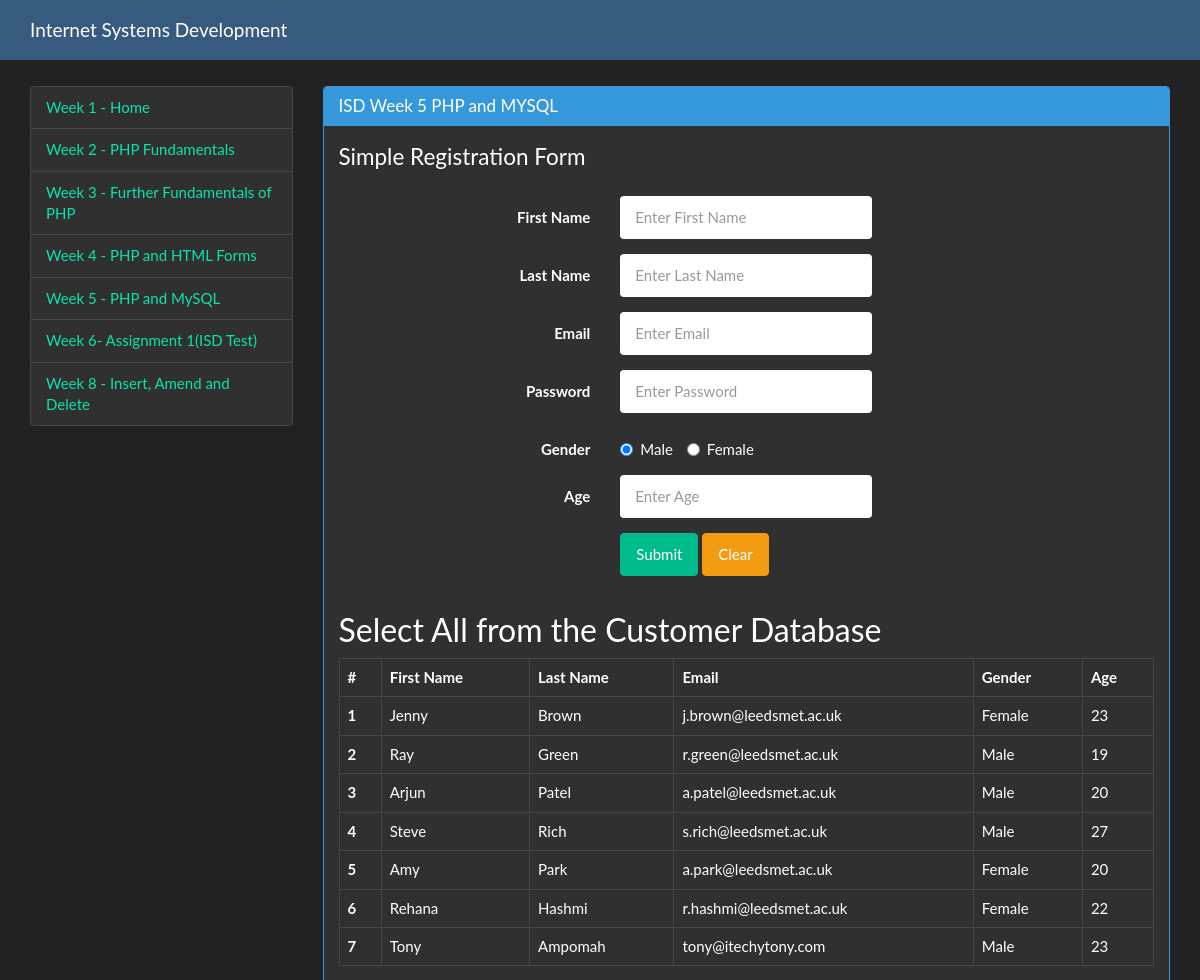
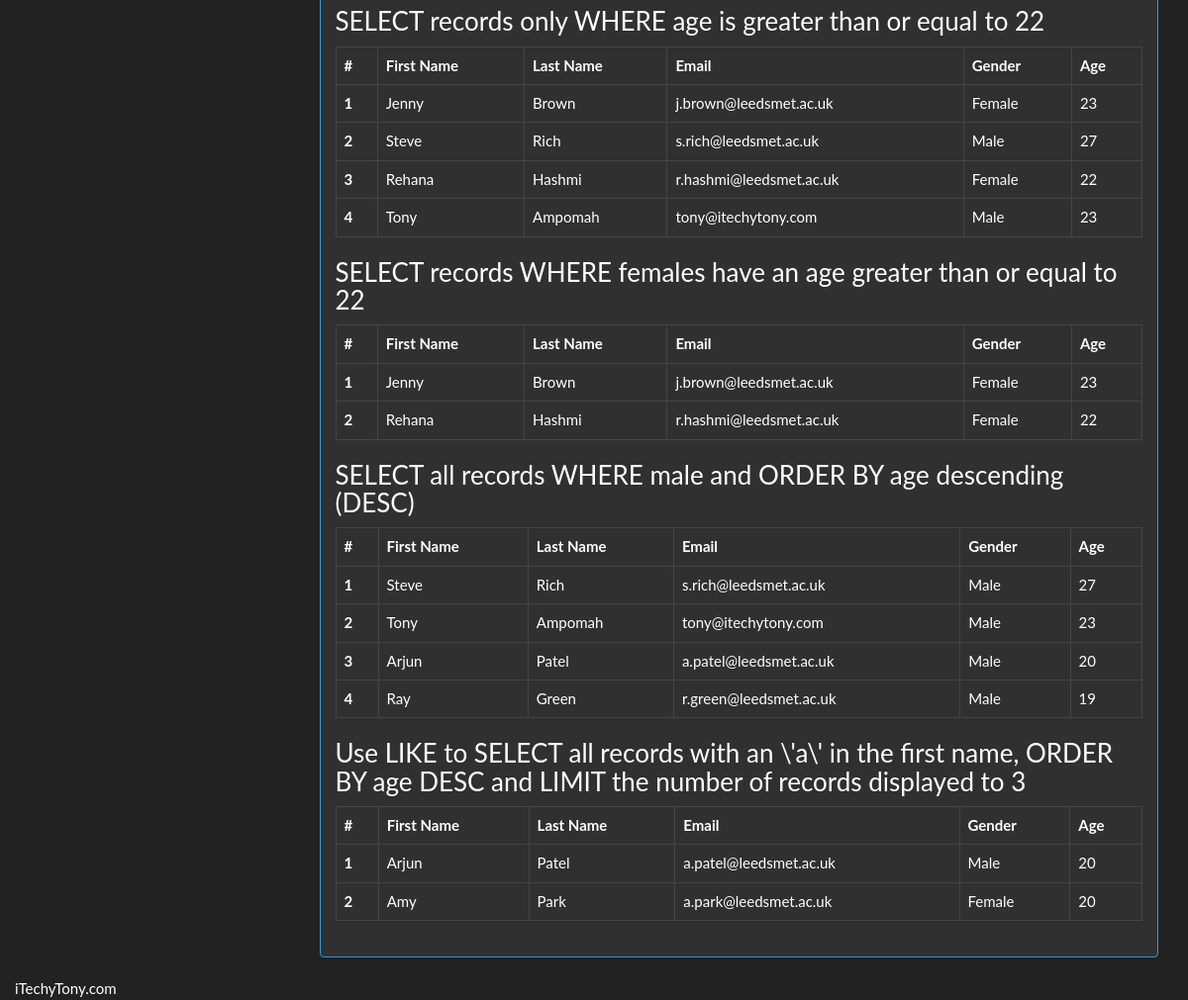
The page /ISDwk5.php on the database its author committed (2 pictures, top to bottom).
### tables this page shows
CREATE TABLE `customer` (
  `id` int(8) NOT NULL AUTO_INCREMENT,
  `first_name` varchar(30) NOT NULL DEFAULT '',
  `last_name` varchar(30) NOT NULL DEFAULT '',
  `email` varchar(100) NOT NULL DEFAULT '',
  `password` varchar(100) NOT NULL DEFAULT '',
  `gender` varchar(10) DEFAULT '',
  `age` int(3) DEFAULT NULL,
  PRIMARY KEY (`id`)
);

### ISDwk5.php (the view, shortened to what this page needs)
<?php require_once 'config/init.php'; ?>
<!DOCTYPE html>
<html lang="en">
<head>
    <?php require_once 'head.php'; ?>
</head>
<body>
<?php include 'navbar.php'; ?>
<div class="container">
    <br><br><br><br>
    <div class="row">
        <div class="col-lg-3">
            <?php require_once 'leftnav.php'; ?>
        </div>
        <div class="col-lg-9">
            <div class="panel panel-info">
                <div class="panel-heading">
                    <h3 class="panel-title">ISD Week 5 PHP and MYSQL</h3>
                </div>
                <div class="panel-body">
                    <form class="form-horizontal" method="POST" action="ISDwk5.php">
                        <fieldset>
                            <legend >Simple Registration Form</legend>
                            <div class="form-group">
                                <label class="col-md-4 control-label" for="first_name">First Name</label>
                                <div class="col-md-4">
                                    <input id="first_name" name="first_name" type="text" placeholder="Enter First Name" class="form-control input-md" value="<?php echo $first_name; ?>">
                                </div>
                            </div>
                            <div class="form-group">
                                <label class="col-md-4 control-label" for="last_name">Last Name</label>
                                <div class="col-md-4">
                                    <input id="last_name" name="last_name" type="text" placeholder="Enter Last Name" class="form-control input-md" value="<?php echo $last_name; ?>">
                                </div>
                            </div>
                            <div class="form-group">
                                <label class="col-md-4 control-label" for="email">Email</label>
                                <div class="col-md-4">
                                    <input id="email" name="email" type="text" placeholder="Enter Email" class="form-control input-md" value="<?php echo $email; ?>">
                                </div>
                            </div>
                            <div class="form-group">
                                <label class="col-md-4 control-label" for="password">Password</label>
                                <div class="col-md-4">
                                    <input id="password" name="password" type="password" placeholder="Enter Password" class="form-control input-md" value="<?php if(!isset($password)){echo $password;} ?>">
                                </div>
                            </div>
                            <div class="form-group">
                                <label class="col-md-4 control-label" for="gender">Gender</label>
                                <div class="col-md-4">
                                    <label class="radio-inline" for="gender-0">
                                        <input type="radio" name="gender" id="gender-0" value="<?php if(!isset($gender)){echo $gender; }else{ echo 'Male';} ?>" checked="checked" >
                                        Male
                                    </label>
                                    <label class="radio-inline" for="gender-1">
                                        <input type="radio" name="gender" id="gender-1" value="<?php if(!isset($gender)){echo $gender; }else{ echo 'Female';} ?>" >
                                        Female
                                    </label>
                                </div>
                            </div>
                            <div class="form-group">
                                <label class="col-md-4 control-label" for="age">Age</label>
                                <div class="col-md-4">
                                    <input id="age" name="age" type="text" placeholder="Enter Age" class="form-control input-md" value="<?php echo $age; ?>">
                                </div>
                            </div>
                            <div class="form-group">
                                <label class="col-md-4 control-label" for="btnSubmit"></label>
                                <div class="col-md-8">
                                    <button id="btnSubmit" name="btnSubmit" class="btn btn-success">Submit</button>
                                    <button id="btnClear" name="btnClear" class="btn btn-warning">Clear</button>
                                </div>
                            </div>
                        </fieldset>
                    </form>
                    <?php
                    function displayCustomerData($result)
                    {
                        ?>
                        <table class="table table-bordered">
                            <thead>
                            <tr>
                                <th>#</th>
                                <th>First Name</th>
                                <th>Last Name</th>
                                <th>Email</th>
                                <th>Gender</th>
                                <th>Age</th>
                            </tr>
                            </thead>
                            <tbody>
                            <?php
                            $numOfRows=0;
                            while ($row = $result->fetch(PDO::FETCH_ASSOC))
                            {
                                $numOfRows++;
                                echo '<tr><th scope="row">'.$numOfRows.'</th>';
                                echo '<td>' . $row["first_name"] . '</td>';
                                echo '<td>' . $row["last_name"] . '</td>';
                                echo '<td>' . $row["email"] . '</td>';
                                echo '<td>' . $row["gender"] . '</td>';
                                echo '<td>' . $row["age"] . '</td></tr>';
                            }
                            ?>
                            </tbody>
                        </table>
                    <?php
                    }
                    ?>
                    <h2>Select All from the Customer Database</h2>
                    <?php
                    $sql = "SELECT * FROM customer";
                    $result = $dbh->query($sql);
                    displayCustomerData($result);
                    ?>
                    <h3>SELECT records only WHERE age is greater than or equal to 22</h3>
                    <?php
                    $sql = "SELECT * FROM customer WHERE age >= '22'";
                    $result = $dbh->query($sql);
                    ?>
                    <h3>SELECT records WHERE females have an age greater than or equal to 22</h3>
                    <?php
                    $sql = "SELECT * FROM customer WHERE age >='22' AND Gender='Female'";
                    $result = $dbh->query($sql);
                    ?>
                    <h3>SELECT all records WHERE male and ORDER BY age descending (DESC)</h3>
                    <?php
                    $sql = "SELECT * FROM customer WHERE Gender='Male' ORDER BY age DESC";
                    $result = $dbh->query($sql);
                    ?>
                    <h3>Use LIKE to SELECT all records with an \'a\' in the first name, ORDER BY age DESC and LIMIT the
                        number of records displayed to 3</h3>
                    <?php
                    $sql = "SELECT * FROM customer WHERE first_name like 'a%' ORDER BY age DESC";
                    $result = $dbh->query($sql);
                    ?>
                </div>
            </div>
        </div>
        <?php include_once 'footer.php'; ?>
    </div>
</body>
</html>

### rows shown on the page
customer: first_name "Jenny", last_name "Brown", email "j.brown@leedsmet.ac.uk", gender "Female", age "23"
customer: first_name "Ray", last_name "Green", email "r.green@leedsmet.ac.uk", gender "Male", age "19"
customer: first_name "Arjun", last_name "Patel", email "a.patel@leedsmet.ac.uk", gender "Male", age "20"
customer: first_name "Steve", last_name "Rich", email "s.rich@leedsmet.ac.uk", gender "Male", age "27"
customer: first_name "Amy", last_name "Park", email "a.park@leedsmet.ac.uk", gender "Female", age "20"
customer: first_name "Rehana", last_name "Hashmi", email "r.hashmi@leedsmet.ac.uk", gender "Female", age "22"
customer: first_name "Tony", last_name "Ampomah", email "tony@itechytony.com", gender "Male", age "23"
